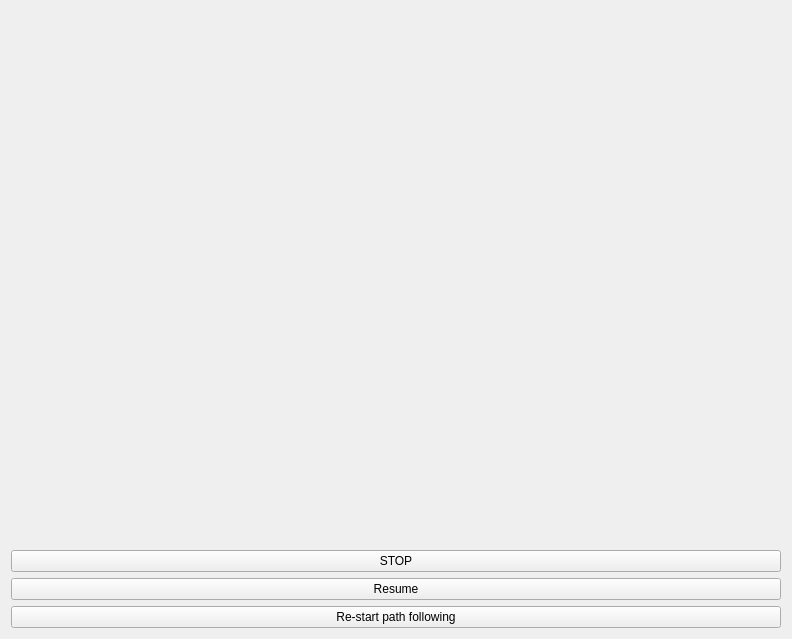
<?xml version="1.0" encoding="UTF-8"?>
<ui version="4.0">
 <class>Form</class>
 <widget class="QWidget" name="Form">
  <property name="geometry">
   <rect>
    <x>0</x>
    <y>0</y>
    <width>792</width>
    <height>639</height>
   </rect>
  </property>
  <property name="windowTitle">
   <string>Form</string>
  </property>
  <layout class="QVBoxLayout" name="verticalLayout">
   <item>
    <widget class="QWidget" name="widget" native="true"/>
   </item>
   <item>
    <layout class="QHBoxLayout" name="horizontalLayout">
     <item>
      <layout class="QVBoxLayout" name="verticalLayout_3">
       <item>
        <widget class="QPushButton" name="stop_button">
         <property name="text">
          <string>STOP</string>
         </property>
        </widget>
       </item>
       <item>
        <widget class="QPushButton" name="resume_button">
         <property name="text">
          <string>Resume</string>
         </property>
        </widget>
       </item>
       <item>
        <widget class="QPushButton" name="start_pathfollowing_button">
         <property name="text">
          <string>Re-start path following</string>
         </property>
        </widget>
       </item>
      </layout>
     </item>
    </layout>
   </item>
  </layout>
 </widget>
 <resources/>
 <connections/>
</ui>
